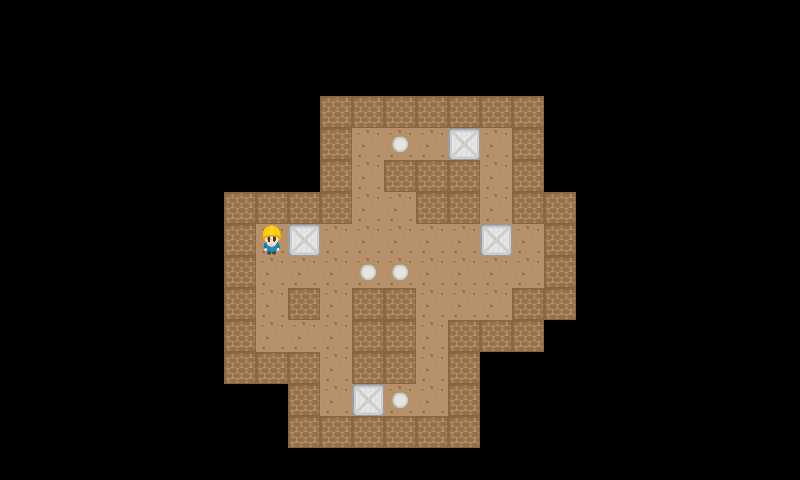

Below is a game level as drawn by its tile map, then a one-line description and the .tmx that defines it (tile-layer data replaced by summaries):
An orthogonal 25x15 tile map with 32x32 px tiles, 2 tile layers (StaticMap, Objetos).

<map version="1.0" orientation="orthogonal" renderorder="right-down" width="25" height="15" tilewidth="32" tileheight="32">
 <tileset firstgid="1" name="Tileset" tilewidth="32" tileheight="32">
  <image source="Tileset.png" width="192" height="192" />
  <tile id="0">
   <properties>
    <property name="tipo" value="pared" />
   </properties>
  </tile>
  <tile id="6">
   <properties>
    <property name="tipo" value="pared" />
   </properties>
  </tile>
  <tile id="8">
   <properties>
    <property name="color" value="purple" />
    <property name="tipo" value="endPoint" />
   </properties>
  </tile>
  <tile id="9">
   <properties>
    <property name="color" value="gray" />
    <property name="tipo" value="endPoint" />
   </properties>
  </tile>
  <tile id="10">
   <properties>
    <property name="color" value="brown" />
    <property name="tipo" value="endPoint" />
   </properties>
  </tile>
  <tile id="11">
   <properties>
    <property name="color" value="blue" />
    <property name="tipo" value="endPoint" />
   </properties>
  </tile>
  <tile id="12">
   <properties>
    <property name="tipo" value="pared" />
   </properties>
  </tile>
  <tile id="14">
   <properties>
    <property name="color" value="black" />
    <property name="tipo" value="endPoint" />
   </properties>
  </tile>
  <tile id="15">
   <properties>
    <property name="color" value="purple" />
    <property name="tipo" value="caja" />
   </properties>
  </tile>
  <tile id="16">
   <properties>
    <property name="color" value="gray" />
    <property name="tipo" value="caja" />
   </properties>
  </tile>
  <tile id="17">
   <properties>
    <property name="color" value="brown" />
    <property name="tipo" value="caja" />
   </properties>
  </tile>
  <tile id="18">
   <properties>
    <property name="tipo" value="pared" />
   </properties>
  </tile>
  <tile id="20">
   <properties>
    <property name="color" value="beige" />
    <property name="tipo" value="endPoint" />
   </properties>
  </tile>
  <tile id="21">
   <properties>
    <property name="color" value="blue" />
    <property name="tipo" value="caja" />
   </properties>
  </tile>
  <tile id="22">
   <properties>
    <property name="tipo" value="startPoint" />
   </properties>
  </tile>
  <tile id="24">
   <properties>
    <property name="tipo" value="pared" />
   </properties>
  </tile>
  <tile id="25">
   <properties>
    <property name="color" value="yellow" />
    <property name="tipo" value="endPoint" />
   </properties>
  </tile>
  <tile id="26">
   <properties>
    <property name="color" value="yellow" />
    <property name="tipo" value="caja" />
   </properties>
  </tile>
  <tile id="27">
   <properties>
    <property name="color" value="black" />
    <property name="tipo" value="caja" />
   </properties>
  </tile>
  <tile id="30">
   <properties>
    <property name="tipo" value="pared" />
   </properties>
  </tile>
  <tile id="31">
   <properties>
    <property name="color" value="red" />
    <property name="tipo" value="endPoint" />
   </properties>
  </tile>
  <tile id="32">
   <properties>
    <property name="color" value="red" />
    <property name="tipo" value="caja" />
   </properties>
  </tile>
  <tile id="33">
   <properties>
    <property name="color" value="beige" />
    <property name="tipo" value="caja" />
   </properties>
  </tile>
  <tile id="34">
   <properties>
    <property name="box" value="beige" />
   </properties>
  </tile>
 </tileset>
 <layer name="StaticMap" width="25" height="15">
  <data>[375 cells, 95 non-empty, 2 distinct tile ids]</data>
 </layer>
 <layer name="Objetos" width="25" height="15">
  <data>[375 cells, 9 non-empty, 3 distinct tile ids]</data>
 </layer>
</map>
